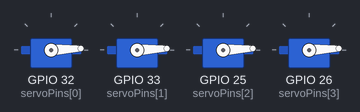
Simulated run of this sketch. Board: ESP32. On the bench: 4 × servo.

Above: at 0.15 s.
At 1.05 s:
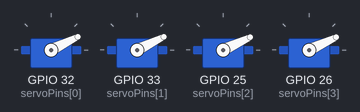
At 1.95 s:
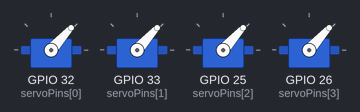
At 3.76 s:
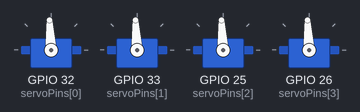
At 5.56 s:
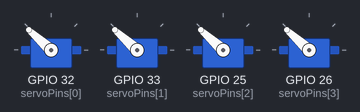
At 7.3 s:
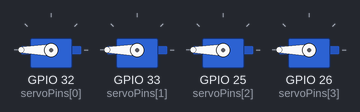
Timing chart, 0 to 8.8 s (numbered marks = the images above):
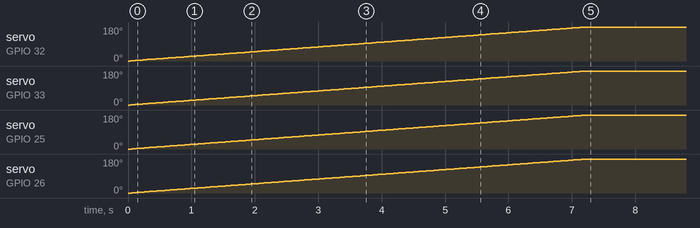

The sketch:

servo_simultaneous.ino
```cpp
#include <ESP32Servo.h>

#define num_servos 4

Servo servos[num_servos];
int servoPins[num_servos] = {32, 33, 25, 26};

int servoTargets[num_servos] = {180, 180, 180, 180};
int servoAngles[num_servos] = {0, 0, 0, 0}; // Initial positions
unsigned long lastMoveTime = 0;

void setup() {
  for (int i = 0; i < num_servos; i++) {
    servos[i].attach(servoPins[i]);
    servos[i].write(servoAngles[i]);
  }
}

void loop() {
  unsigned long currentTime = millis();

  if (currentTime - lastMoveTime >= 15) {
    lastMoveTime = currentTime;
    for (int i = 0; i < num_servos; i++) {
      if (servoAngles[i] != servoTargets[i]) {
        if (servoAngles[i] < servoTargets[i]) {
          servoAngles[i]++;
          delay(10);
        } else {
          servoAngles[i]--;
        }
        servos[i].write(servoAngles[i]);
      }else{
        int temp = servoTargets[i];
        servoTargets[i] = servoAngles[i];
        servoAngles[i] = temp;
      }
    }
  }


}
```

Measured:
- by itself, servo on GPIO 32 (servoPins[0]), servo on GPIO 33 (servoPins[1]), servo on GPIO 25 (servoPins[2]), servo on GPIO 26 (servoPins[3]): moves from 0° to 180° over 7.2 s
